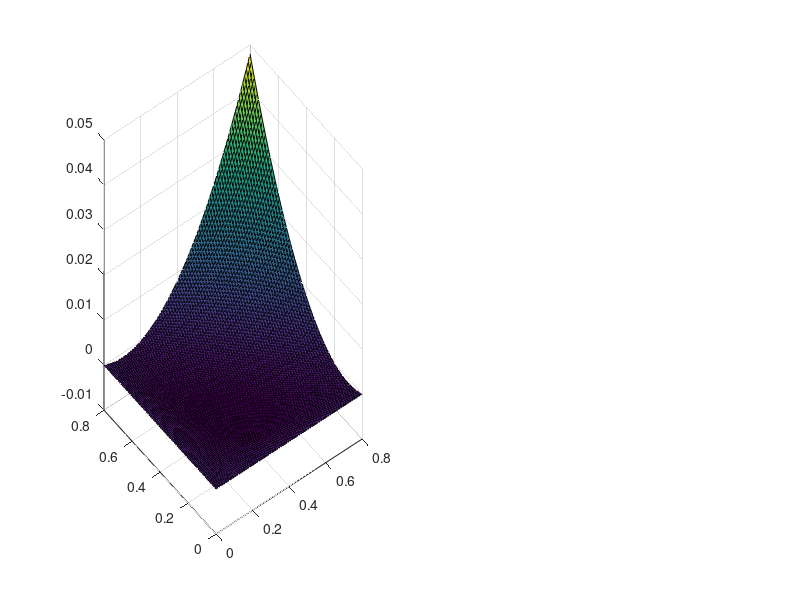

Here is the MATLAB script that generated this plot: (Note: this script raises an error after producing the figure.)
function GreiciausiasNusileidimas

f=@(x1, x2)(x1.^2.*x2+x1.*x2.^2-x1.*x2)/8;
gradf=@(m1, m2)[2*m1.*m2+m2.^2-m2, 2*m1.*m2+m1.^2-m1];
epsilon=10^(-6);

% X0=[0,0];      %X0
%X0=[1,1];      %X1
X0=[0.5, 0.4]; %Xm

subplot(1,2,1);
[x1,x2] = meshgrid(0:0.01:0.8, 0:0.01:0.8);
y=f(x1,x2);
surf(x1, x2, y);
i=0;
k=1; %iteraciju skaitliukas
kmax=100; % maksimalus iteraciju skaitliukas

disp(['    x1        x2       f(x1,x2)   k         funkc. kviet. sk']);

gradnorma=Inf;
format short

while gradnorma>=epsilon
      grad=gradf(X0(1,1),X0(1,2));
      res=AuksinisPjuvis(f,X0,grad);
      gamma=res(1,1);
      i=i+res(1,2)+1;
      X1=X0-gamma*grad;
      
      disp([X1(1,1), X1(1,2), f(X1(1,1), X1(1,2)), k, i]);
      subplot(1,2,2);
      plot(X1(1,1), X1(1,2) , 'o')
      grid on
      hold on
      if k==kmax
          disp(['Pasiektas maksimalus iteraciju skaicius k=', num2str(kmax)]);
          break
      end 
      k=k+1;
      gradnorma=norm(grad);
      X0=X1;
end
end